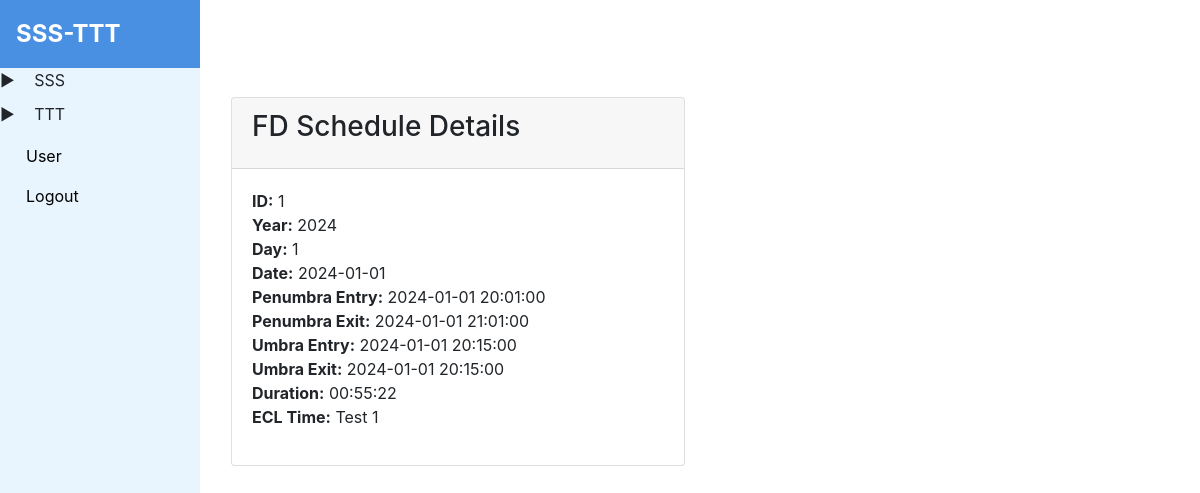
Before: /fd_schedules/1 (signed in) with the older database file.
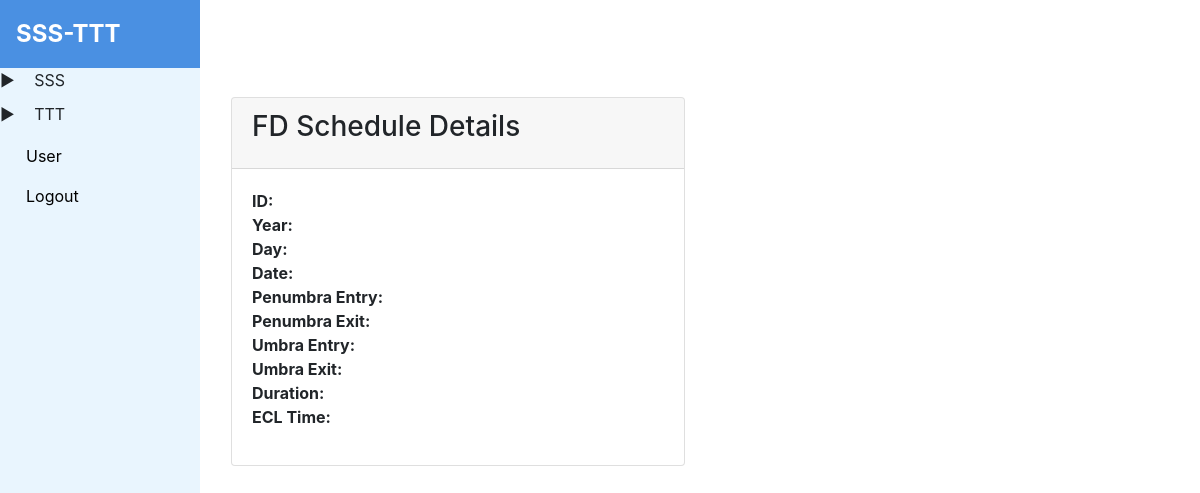
After: the same page with the newer database file.
### tables this page shows
CREATE TABLE 't_fd_schedule' (
        id INTEGER PRIMARY KEY AUTOINCREMENT,
        year INTEGER,
        day INTEGER,
        date DATE,
        penumbra_entry DATETIME NOT NULL,
        penumbra_exit DATETIME,
        umbra_entry DATETIME,
        umbra_exit DATETIME,
        duration VARCHAR(1000),
        ECL_TIME VARCHAR(255),
        S_C VARCHAR(255)
    );

### app.py (the view)
@app.route('/fd_schedules/<int:fd_schedule_id>')
@check_login
def fd_schedule_detail(fd_schedule_id):
    data = get_record_by_table_name('t_fd_schedule', fd_schedule_id)
    return render_template('fd_schedule/fd_schedule_detail.html', fd_schedule=data, is_admin = session.get('user'))

### app.py (called while the page is built)
def check_login(f):
    @wraps(f)
    def decorated_function(*args, **kwargs):
        if session.get('user') is None:
            return redirect(url_for('login'))
        return f(*args, **kwargs)
    return decorated_function

### db_helper.py (called while the page is built)
def get_record_by_table_name(table_name: str, record_id: int):
    cursor = conn.cursor()
    cursor.execute(f'SELECT * FROM {table_name} WHERE id = {record_id}')
    result = cursor.fetchone()
    cursor.close()
    return result

### templates/fd_schedule/fd_schedule_detail.html (shortened to what this page needs)
{% extends 'base.html' %}
{% block content %}
  <div class="container my-5">
    <div class="row">
      <div class="col-12">
      </div>
    </div>
    <div class="row">
      <div class="col-md-6">
        <div class="card mb-4">
          <div class="card-header">
            <h3 class="card-title">FD Schedule Details</h3>
          </div>
          <div class="card-body">
            <ul class="list-unstyled">
              <li><strong>ID:</strong> {{ fd_schedule[0] }}</li>
              <li><strong>Year:</strong> {{ fd_schedule[1] }}</li>
              <li><strong>Day:</strong> {{ fd_schedule[2] }}</li>
              <li><strong>Date:</strong> {{ fd_schedule[3] }}</li>
              <li><strong>Penumbra Entry:</strong> {{ fd_schedule[4] }}</li>
              <li><strong>Penumbra Exit:</strong> {{ fd_schedule[5] }}</li>
              <li><strong>Umbra Entry:</strong> {{ fd_schedule[6] }}</li>
              <li><strong>Umbra Exit:</strong> {{ fd_schedule[7] }}</li>
              <li><strong>Duration:</strong> {{ fd_schedule[8] }}</li>
              <li><strong>ECL Time:</strong> {{ fd_schedule[9] }}</li>
            </ul>
          </div>
        </div>
      </div>
    </div>
  </div>
{% endblock %}

Changed rows visible on the page:
removed t_fd_schedule: id "1", year "2024", day "1", date "2024-01-01", penumbra_entry "2024-01-01 20:01:00", penumbra_exit "2024-01-01 21:01:00", umbra_entry "2024-01-01 20:15:00", umbra_exit "2024-01-01 20:15:00", duration "00:55:22", ECL_TIME "Test 1"
